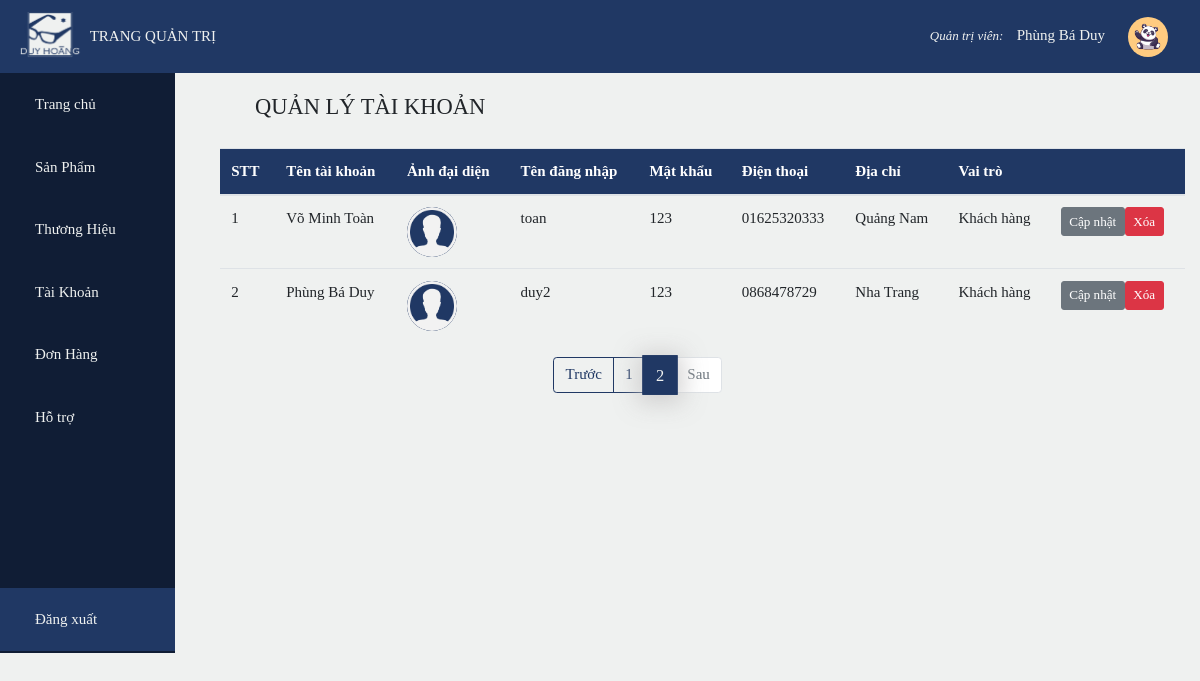
The app's page /admin/index.php?page=a&pg=2 (signed in), older data.
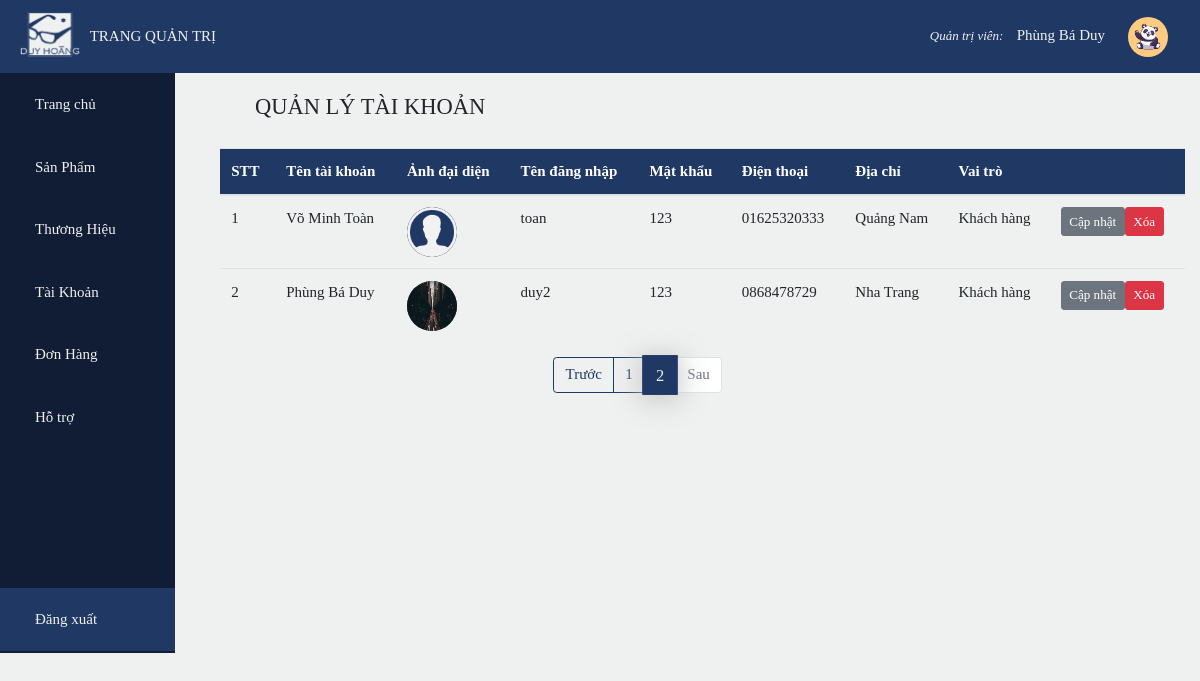
The same page, newer data.
### tables this page shows
CREATE TABLE `account` (
  `id` int(11) NOT NULL,
  `name` varchar(50) DEFAULT NULL,
  `username` varchar(50) DEFAULT NULL,
  `password` varchar(50) DEFAULT NULL,
  `admin` bit(1) DEFAULT NULL,
  `phone` varchar(20) DEFAULT NULL,
  `address` varchar(255) DEFAULT NULL,
  `image` varchar(50) DEFAULT 'avatar.png'
);

### admin/account/account.php (the view, shortened to what this page needs)
<?php
    require_once('../db_config/db_connect.php');
    $sql_qty = 'select count(id) as qty from brand';
    $result_qty = mysqli_query($conn,$sql_qty);
    $row = mysqli_fetch_array($result_qty);
    $total_Product = $row['qty'];
    $product_perPage = 5;
    $total_Page = ceil($total_Product / $product_perPage);
    if(isset($_GET['pg']))
        $current_Page = $_GET['pg'];
    $index = ($current_Page - 1)*$product_perPage;
    $sql = 'Select * from account limit '.$index.', '.$product_perPage.'';
    $result = mysqli_query($conn,$sql);
?>
<div class="container detail">
    <div class="top">
        <h4 class="text-color"><i class="fa fa-user"></i> QUẢN LÝ TÀI KHOẢN</h4>
    </div>
    <table class="table">
        <thead class="bg-color text-white">
            <tr>
                <th>STT</th>
                <th>Tên tài khoản</th>
                <th>Ảnh đại diện</th>
                <th>Tên đăng nhập</th>
                <th>Mật khẩu</th>
                <th>Điện thoại</th>
                <th>Địa chỉ</th>
                <th>Vai trò</th>
                <th colspan="2"></th>
            </tr>
        </thead>
        <tbody>
            <?php
                $i = 1;
                while($row = mysqli_fetch_array($result))
                {
                    echo '
                    <tr>
                        <td>'.$i++.'</td>
                        <td>'.$row['name'].'</td>
                        <td><img class="avt_user" src="../img/'.$row['image'].'"/></td>
                        <td>'.$row['username'].'</td>
                        <td>'.$row['password'].'</td>
                        <td>'.$row['phone'].'</td>
                        <td>'.$row['address'].'</td>';
                        if($row['admin']==1)
                            echo'<td>Quản trị</td>';
                        else echo '<td>Khách hàng</td>';
                        echo '
                        <td>
                            <a class="btn btn-sm btn-secondary" href="index.php?page=au&id='.$row['id'].'">Cập nhật</a>';
                            if($row['admin']!=1)
                            echo '<a class="btn btn-sm btn-danger" href="account/delete.php?id='.$row['id'].'">Xóa</a>
                        </td>
                    </tr>';
                }
            ?>
        </tbody>
    </table>
</div>
<ul class="pagination mx-auto" style="width: 30%">
        <?php
            if($_GET['pg']>1)
                echo '
                <li class="page-item">
                    <a class="page-link" href="?page=a&pg='.($_GET['pg']-1).'">Trước</a>
                </li>';
            else echo '
                <li class="page-item disabled">
                    <a class="page-link" href="#">Trước</a>
                </li>';
            for($i=1;$i<=$total_Page;$i++)
            {
                if($i==$_GET['pg'])
                echo '
                <li class="page-item active">
                    <a class="page-link" href="?page=a&pg='.$i.'">'.$i.'<span class="sr-only">(current)</span></a>
                </li>';
                else echo '<li class="page-item"><a class="page-link" href="?page=a&pg='.$i.'">'.$i.'</a></li>';
            }
            if($_GET['pg']<$total_Page)
                echo '
                <li class="page-item">
                    <a class="page-link" href="?page=a&pg='.($_GET['pg']+1).'">Sau</a>
                </li>';
            else echo '
                <li class="page-item disabled">
                    <a class="page-link" href="#">Sau</a>
                </li>';
        ?>
</ul>

Row changes from the older to the newer data that the page shows:
changed account "Phùng Bá Duy": image: picture added in place of a placeholder
